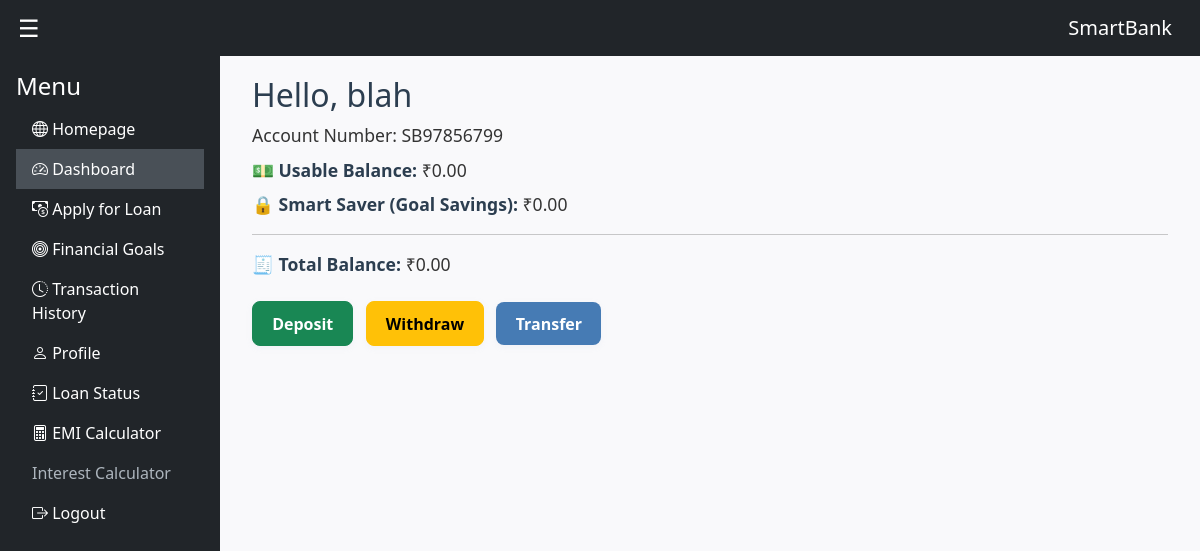
Before: /dashboard (signed in) with the older database file.
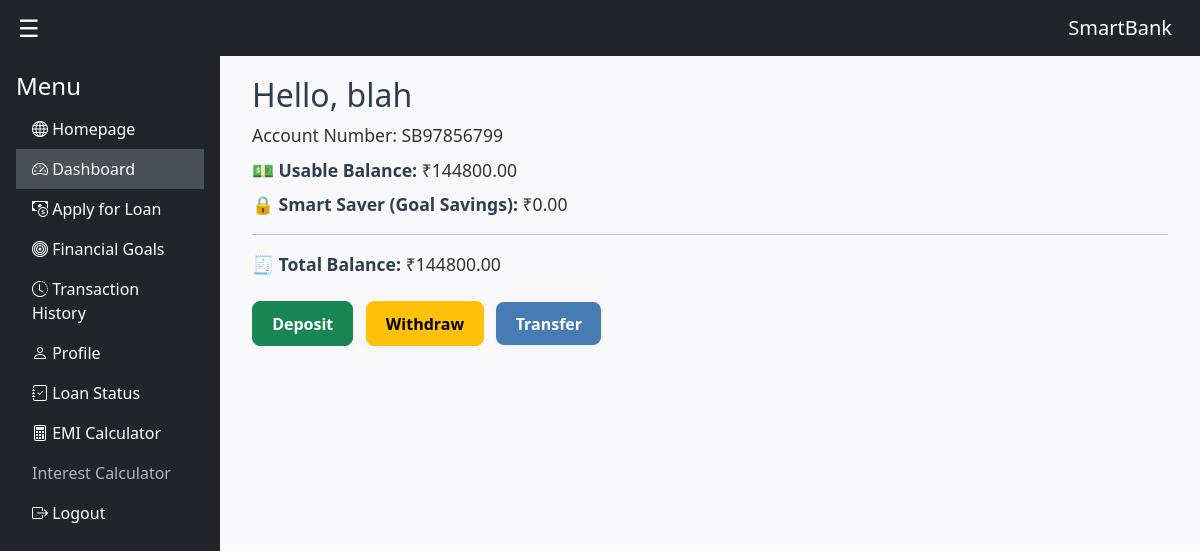
After: the same page with the newer database file.
### models.py (models this page shows, shortened)
class Account(db.Model):
    __tablename__ = 'account'
    id = db.Column(db.Integer, primary_key=True)
    account_number = db.Column(db.String(20), unique=True, nullable=False)
    balance = db.Column(db.Float, default=0.0)
    user_id = db.Column(db.Integer, db.ForeignKey('user.id'), nullable=False)

### routes.py (the view)
@main.route("/dashboard")
@login_required
def dashboard():
    account = get_or_create_account(current_user)
    balance = account.balance if account else 0.0
    account_number = account.account_number if account else None
    goal_savings = sum(getattr(goal, "smart_saver_balance", 0) for goal in getattr(current_user, "goals", []))
    usable_balance = balance - goal_savings
    return render_template("dashboard.html",
                           username=current_user.username,
                           account_number=account_number,
                           balance=balance,
                           usable_balance=usable_balance,
                           goal_savings=goal_savings)

### models.py (called while the page is built)
@login_manager.user_loader
def load_user(user_id):
    return User.query.get(int(user_id))

### routes.py (called while the page is built)
def get_or_create_account(user):
    if hasattr(user, "account") and user.account:
        return user.account
    account = Account(user_id=user.id, balance=0.0)
    db.session.add(account)
    db.session.commit()
    return account

### templates/dashboard.html (shortened to what this page needs)
{% extends "base.html" %}
{% block content %}
    {% if current_user.is_staff %}
        <h2>Staff Dashboard</h2>
        <p>Welcome, {{ username }}</p>
    {% else %}
        {% if session.get('lang') == 'hi' %}
        <h2>नमस्ते, {{ username }}</h2>
        {% elif session.get('lang') == 'ta' %}
        <h2>வணக்கம், {{ username }}</h2>
        {% elif session.get('lang') == 'te' %}
        <h2>నమస్తే, {{ username }}</h2>
        {% elif session.get('lang') == 'kn' %}
        <h2>ನಮಸ್ಕಾರ, {{ username }}</h2>
        {% elif session.get('lang') == 'ml' %}
        <h2>നമസ്കാരം, {{ username }}</h2>
        {% else %}
        <h2>Hello, {{ username }}</h2>
        {% endif %}
        {% if account_number %}
            <p>Account Number: {{ account_number }}</p>
            <p><strong>💵 Usable Balance:</strong> ₹{{ "%.2f"|format(usable_balance) }}</p>
            <p><strong>🔒 Smart Saver (Goal Savings):</strong> ₹{{ "%.2f"|format(goal_savings) }}</p>
            <hr>
            <p><strong>🧾 Total Balance:</strong> ₹{{ "%.2f"|format(balance) }}</p>
            <div class="mt-4">
                <a href="{{ url_for('main.deposit') }}" class="btn btn-success me-2">Deposit</a>
                <a href="{{ url_for('main.withdraw') }}" class="btn btn-warning me-2">Withdraw</a>
                <a href="{{ url_for('main.transfer') }}" class="btn btn-primary">Transfer</a>
            </div>
        {% else %}
            <p>No account found.</p>
        {% endif %}
    {% endif %}
{% endblock %}

Changed rows visible on the page:
changed Account "SB97856799": balance "0.00" → "144800.00"
Other visible differences:
{{ "%.2f"|format(usable_balance) }}: "0.00" → "144800.00"
